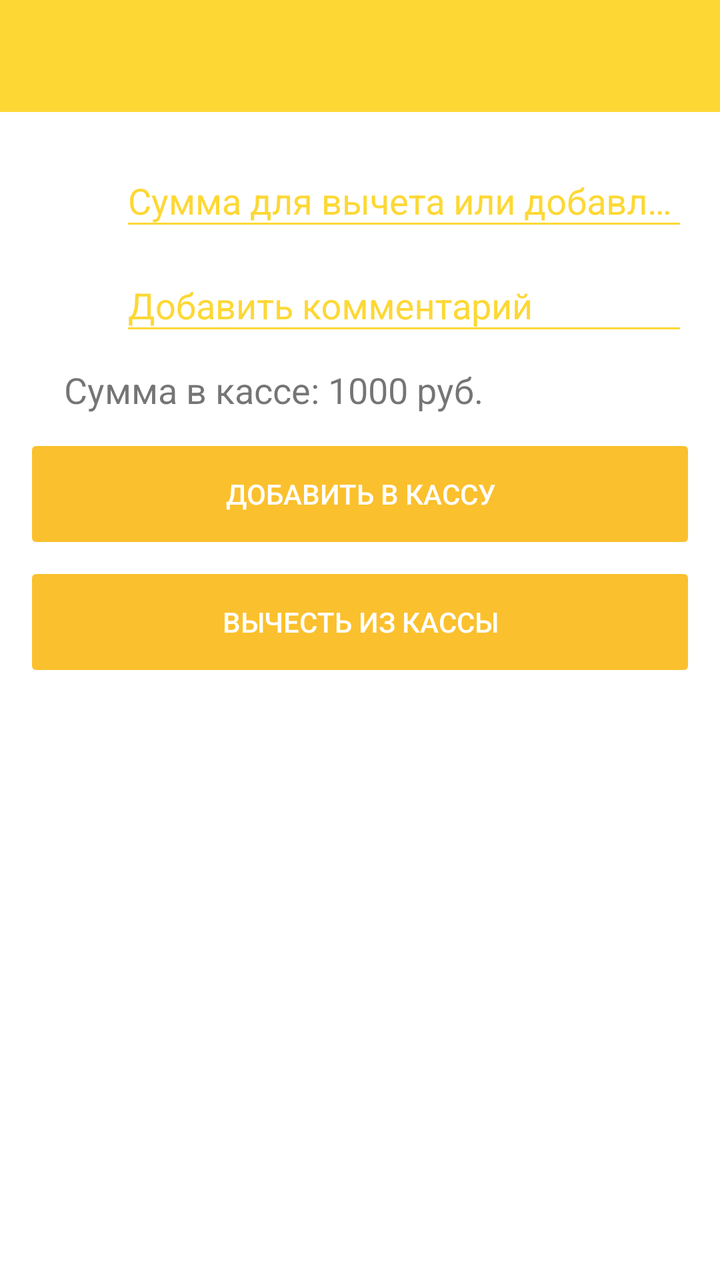
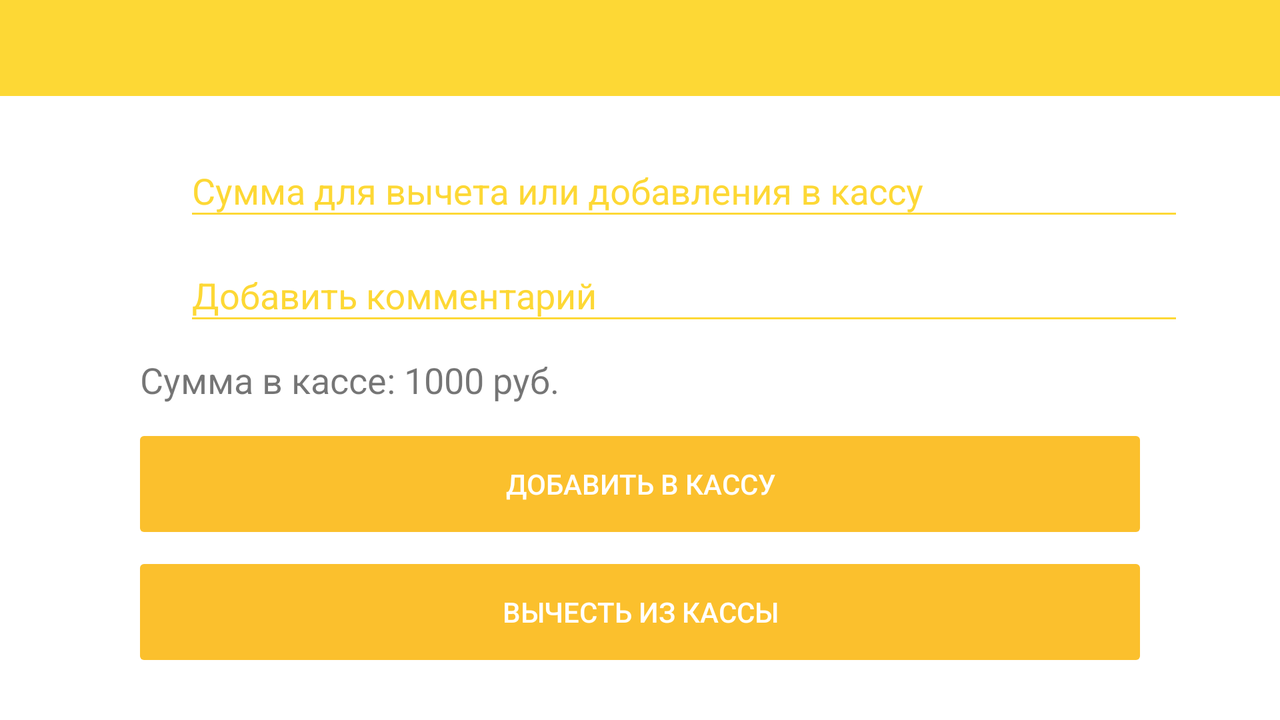

The same Android screen from two of the app's own layout files: first res/layout/ as a phone draws it, then the repository's variant for another configuration, drawn on a device whose configuration selects that folder. Both files follow.
<!-- AndroidManifest.xml: application theme AppTheme -->
<!-- res/layout/activity_sum_case.xml -->
<?xml version="1.0" encoding="utf-8"?>
<RelativeLayout xmlns:android="http://schemas.android.com/apk/res/android"
    xmlns:tools="http://schemas.android.com/tools"
    xmlns:app="http://schemas.android.com/apk/res-auto"
    android:id="@+id/activity_sum_case"
    android:layout_width="match_parent"
    android:layout_height="match_parent"
    tools:context="ru.landmark.tnp.SumCaseActivity">

    <include
        android:id="@+id/toolbar"
        layout="@layout/toolbar"
        android:layout_height="wrap_content"
        android:layout_width="match_parent" />

    <LinearLayout
        android:layout_width="match_parent"
        android:layout_height="wrap_content"
        android:layout_below="@id/toolbar"
        android:orientation="vertical"
        android:layout_marginLeft="16dp"
        android:layout_marginRight="16dp"
        android:layout_marginTop="12dp">

        <LinearLayout
            android:layout_width="match_parent"
            android:layout_height="wrap_content"
            android:orientation="horizontal"
            android:gravity="center">

            <ImageView
                android:layout_width="34dp"
                android:layout_height="34dp"
                android:layout_marginRight="10dp"
                app:srcCompat="@drawable/icon_money" />

            <android.support.design.widget.TextInputLayout
                android:layout_width="match_parent"
                android:layout_height="wrap_content"
                android:theme="@style/CustomTextInputLayout"
                android:id="@+id/textRemoveMoney">

                <EditText
                    android:layout_width="match_parent"
                    android:layout_height="wrap_content"
                    android:hint="Сумма для вычета или добавления в кассу"
                    android:textColor="@color/colorTextSecondary"/>

            </android.support.design.widget.TextInputLayout>

        </LinearLayout>

        <LinearLayout
            android:layout_width="match_parent"
            android:layout_height="wrap_content"
            android:orientation="horizontal"
            android:gravity="center">

            <ImageView
                android:layout_width="34dp"
                android:layout_height="34dp"
                android:layout_marginRight="10dp"
                app:srcCompat="@drawable/icon_comment" />

            <android.support.design.widget.TextInputLayout
                android:layout_width="match_parent"
                android:layout_height="wrap_content"
                android:theme="@style/CustomTextInputLayout"
                android:id="@+id/textComment">

                <EditText
                    android:layout_width="match_parent"
                    android:layout_height="wrap_content"
                    android:hint="@string/TextCommentMoney"
                    android:textColor="@color/colorTextSecondary"/>

            </android.support.design.widget.TextInputLayout>

        </LinearLayout>

        <TextView
            android:layout_width="wrap_content"
            android:layout_height="wrap_content"
            android:layout_marginRight="16dp"
            android:layout_marginLeft="16dp"
            android:layout_marginTop="10dp"
            android:textSize="18sp"
            android:text="Сумма в кассе: 1000 руб."
            android:id="@+id/textSumm"/>

        <Button
            android:layout_marginTop="16dp"
            android:layout_width="match_parent"
            android:layout_height="wrap_content"
            android:background="@drawable/back_button_dark"
            android:textColor="#fff"
            android:text="Добавить в кассу"
            android:foreground="?android:attr/selectableItemBackground"
            android:clickable="true"
            android:stateListAnimator="@null"
            android:id="@+id/buttonAddMoney"/>

        <Button
            android:layout_marginTop="16dp"
            android:layout_width="match_parent"
            android:layout_height="wrap_content"
            android:background="@drawable/back_button_dark"
            android:textColor="#fff"
            android:text="@string/TextRemoveMoney"
            android:foreground="?android:attr/selectableItemBackground"
            android:clickable="true"
            android:stateListAnimator="@null"
            android:id="@+id/buttonRemoveMoney"/>

    </LinearLayout>

</RelativeLayout>
<!-- res/layout/toolbar.xml (included above) -->
<?xml version="1.0" encoding="utf-8"?>
<android.support.v7.widget.Toolbar
    xmlns:android="http://schemas.android.com/apk/res/android"
    xmlns:app="http://schemas.android.com/apk/res-auto"
    android:id="@+id/toolbar"
    android:layout_width="match_parent"
    android:layout_height="?attr/actionBarSize"
    android:background="@color/colorPrimary"
    app:popupTheme="@style/CustomToolbarStyle"/>
<!-- resources referenced by this layout -->
<resources>
  <color name="colorPrimary">#FDD835</color>
  <color name="colorTextSecondary">#757575</color>
  <!-- drawable back_button_dark (drawable) -->
  <?xml version="1.0" encoding="utf-8"?>
  <shape xmlns:android="http://schemas.android.com/apk/res/android" >
      <solid android:color="@color/colorPrimaryDark" />
      <corners android:bottomRightRadius="2dp"
          android:bottomLeftRadius="2dp"
          android:topRightRadius="2dp"
          android:topLeftRadius="2dp"/>
  </shape>
  <string name="TextCommentMoney">Добавить комментарий</string>
  <string name="TextRemoveMoney">Вычесть из кассы</string>
  <!-- from res/values-v21/ -->
  <style name="CustomTextInputLayout" parent="TextAppearance.AppCompat">
                  
                  <item name="android:textColorHint">@color/colorTextSecondarySec</item>
                  <item name="android:textColor">@color/colorTextPrimary</item>
                  <item name="android:textSize">18sp</item>
                  
                  <item name="colorAccent">@color/colorTextSecondarySec</item>
                  <item name="colorControlNormal">@color/colorTextSecondarySec</item>
                  <item name="colorControlActivated">@color/colorTextSecondarySec</item>
                  <item name="textColorError">@color/colorError</item>
                  <item name="android:textColorHighlight">@color/colorError</item>
                  <item name="android:textColorLink">@color/colorError</item>
          </style>
  <!-- from res/values-v21/ -->
  <style name="CustomToolbarStyle" parent="ThemeOverlay.AppCompat.Light">
                  <item name="android:colorBackground">@color/colorPrimaryDark</item>
                  <item name="android:textColor">@color/md_white_1000</item>
          </style>
  <color name="colorPrimaryDark">#FBC02D</color>
  <color name="colorTextSecondarySec">#FDD835</color>
  <color name="colorTextPrimary">#212121</color>
  <color name="colorError">#E53935</color>
  <color name="colorAccent">#FFC107</color>
  <color name="colorBackground">#ffffff</color>
  <color name="colorForeground">#ffffff</color>
  <color name="colorNavigationBar">@color/colorPrimaryDark</color>
  <color name="colorTextPrimaryInverse">#ffffff</color>
  <!-- from res/values-v21/ -->
  <style name="AlertDialogTheme">
                  <item name="android:windowBackground">@android:color/transparent</item>
                  <item name="android:windowContentOverlay">@null</item>
                  <item name="android:windowIsFloating">true</item>
                  <item name="android:windowAnimationStyle">@android:style/Animation.Dialog</item>
                  <item name="android:windowMinWidthMajor">@android:dimen/dialog_min_width_major</item>
                  <item name="android:windowMinWidthMinor">@android:dimen/dialog_min_width_minor</item>
                  <item name="android:windowTitleStyle">@color/md_black_1000</item>
                  <item name="android:textAppearanceMedium">@color/md_black_1000</item>
                  <item name="android:borderlessButtonStyle">@null</item>
                  <item name="android:buttonBarStyle">@null</item>
          </style>
</resources>
<!-- res/layout-land/activity_sum_case.xml (the repository's variant of the layout above) -->
<!-- drawn on the phone turned sideways -->
<?xml version="1.0" encoding="utf-8"?>
<RelativeLayout xmlns:android="http://schemas.android.com/apk/res/android"
    xmlns:tools="http://schemas.android.com/tools"
    xmlns:app="http://schemas.android.com/apk/res-auto"
    android:id="@+id/activity_sum_case"
    android:layout_width="match_parent"
    android:layout_height="match_parent"
    tools:context="ru.landmark.tnp.SumCaseActivity">

    <include
        android:id="@+id/toolbar"
        layout="@layout/toolbar"
        android:layout_height="wrap_content"
        android:layout_width="match_parent" />

    <LinearLayout
        android:layout_width="match_parent"
        android:layout_height="wrap_content"
        android:orientation="vertical"
        android:layout_marginTop="15dp"
        android:gravity="center"
        android:layout_below="@+id/toolbar"
        android:layout_centerHorizontal="true">

        <LinearLayout
            android:layout_width="wrap_content"
            android:layout_height="wrap_content"
            android:orientation="horizontal"
            android:gravity="center">

            <ImageView
                android:layout_width="34dp"
                android:layout_height="34dp"
                android:layout_marginRight="10dp"
                app:srcCompat="@drawable/icon_money" />

            <android.support.design.widget.TextInputLayout
                android:layout_width="wrap_content"
                android:layout_height="wrap_content"
                android:theme="@style/CustomTextInputLayout"
                android:id="@+id/textRemoveMoney">

                <EditText
                    android:layout_width="500dp"
                    android:layout_height="wrap_content"
                    android:hint="Сумма для вычета или добавления в кассу"
                    android:textColor="@color/colorTextSecondary"/>

            </android.support.design.widget.TextInputLayout>

        </LinearLayout>

        <LinearLayout
            android:layout_width="wrap_content"
            android:layout_height="wrap_content"
            android:orientation="horizontal"
            android:gravity="center">

            <ImageView
                android:layout_width="34dp"
                android:layout_height="34dp"
                android:layout_marginRight="10dp"
                app:srcCompat="@drawable/icon_comment" />

            <android.support.design.widget.TextInputLayout
                android:layout_width="500dp"
                android:layout_height="wrap_content"
                android:theme="@style/CustomTextInputLayout"
                android:id="@+id/textComment">

                <EditText
                    android:layout_width="match_parent"
                    android:layout_height="wrap_content"
                    android:hint="@string/TextCommentMoney"
                    android:textColor="@color/colorTextSecondary"/>

            </android.support.design.widget.TextInputLayout>

        </LinearLayout>

        <TextView
            android:layout_width="500dp"
            android:layout_height="wrap_content"
            android:layout_marginRight="16dp"
            android:layout_marginLeft="16dp"
            android:layout_marginTop="10dp"
            android:textSize="18sp"
            android:text="Сумма в кассе: 1000 руб."
            android:id="@+id/textSumm"/>

        <Button
            android:layout_marginTop="16dp"
            android:layout_width="500dp"
            android:layout_height="wrap_content"
            android:background="@drawable/back_button_dark"
            android:textColor="#fff"
            android:text="Добавить в кассу"
            android:foreground="?android:attr/selectableItemBackground"
            android:clickable="true"
            android:stateListAnimator="@null"
            android:id="@+id/buttonAddMoney"
            android:layout_gravity="center"/>

        <Button
            android:layout_marginTop="16dp"
            android:layout_width="500dp"
            android:layout_height="wrap_content"
            android:background="@drawable/back_button_dark"
            android:textColor="#fff"
            android:text="@string/TextRemoveMoney"
            android:foreground="?android:attr/selectableItemBackground"
            android:clickable="true"
            android:stateListAnimator="@null"
            android:id="@+id/buttonRemoveMoney"
            android:layout_gravity="center"/>

    </LinearLayout>

</RelativeLayout>
